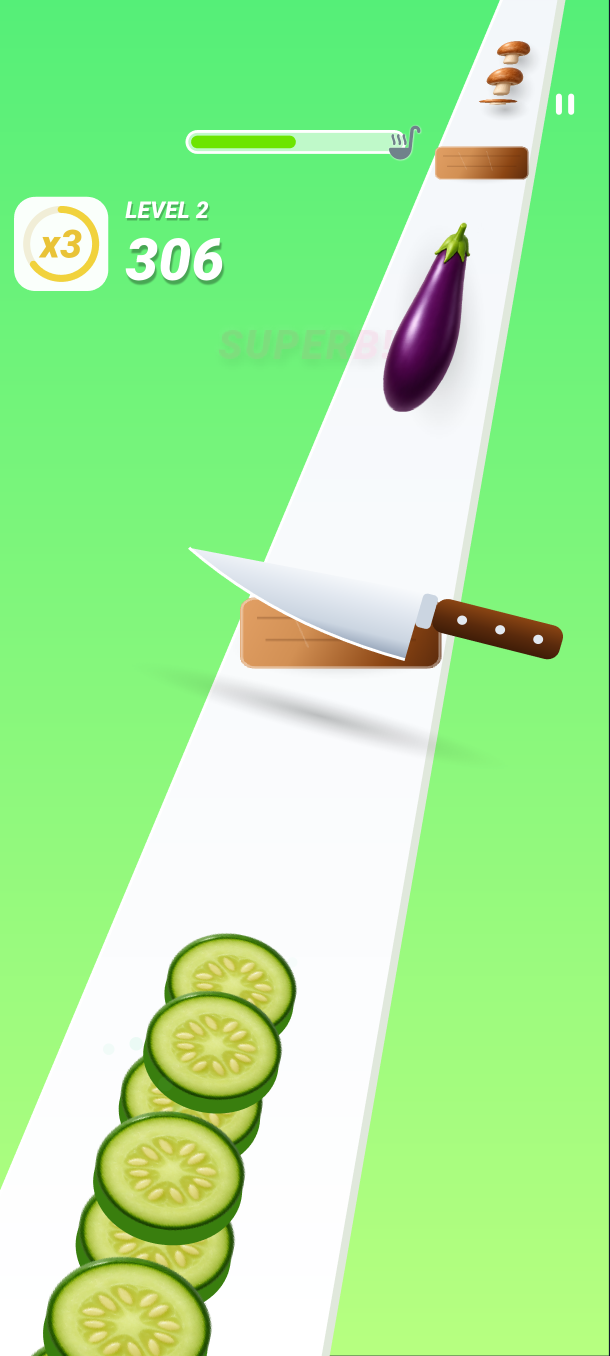
#> input picture game_store_assets/Knife-Hit-Master/raw_captures/raw_03_gold_fever.png, 1220 x 2712 px, given in place of app-icon-512.png, which was not available (shown at 1/2 size)
$ python build_knife_suite.py
#> lines starting #> are read from the running program, lines starting #| are printed output that depends on the picture
# -*- coding: utf-8 -*-
import os
import subprocess
from PIL import Image, ImageDraw, ImageFont, ImageFilter, ImageEnhance

FFMPEG = r"C:\Users\shuvo\AppData\Local\Microsoft\WinGet\Links\ffmpeg.exe"
WORKSPACE = r"D:\souravshuvo.github.io"
REPO_DIR = r"C:\Users\shuvo\.gemini\antigravity\brain\4cb31ef9-08de-4289-b423-520f07e57b82\scratch\project-game"
OUTPUT_DIR = os.path.join(WORKSPACE, "game_store_assets", "Knife-Hit-Master")

dir_icon = os.path.join(OUTPUT_DIR, "icon")
dir_feat = os.path.join(OUTPUT_DIR, "feature_graphic")
dir_ss = os.path.join(OUTPUT_DIR, "screenshots")
dir_raw = os.path.join(OUTPUT_DIR, "raw_captures")
dir_vid = os.path.join(OUTPUT_DIR, "videos")
tmp_frames = os.path.join(dir_vid, "tmp_frames")

for d in [dir_icon, dir_feat, dir_ss, dir_vid, tmp_frames]:
    os.makedirs(d, exist_ok=True)

# 1. ICON (512x512)
src_icon = os.path.join(REPO_DIR, "store-listing", "app-icon-512.png")
with Image.open(src_icon) as im:
#> im is the input picture: PIL image 1220x2712 RGBA; mean R, G, B, A 165.6, 236.6, 154.6, 255
    im.resize((512, 512), Image.Resampling.LANCZOS).save(os.path.join(dir_icon, "icon_512.png"), "PNG", quality=98)
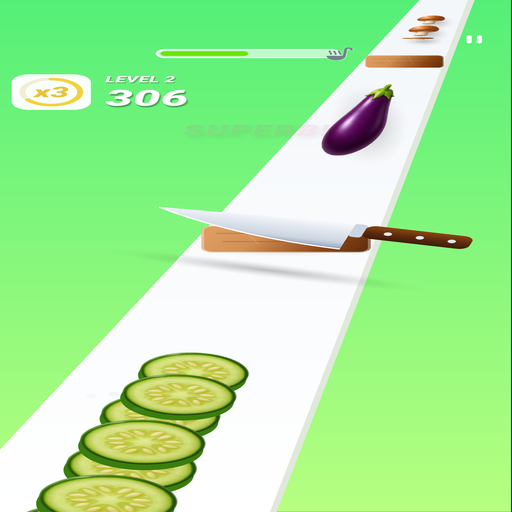
#> saved as icon_512.png: PIL image 512x512 RGBA; mean R, G, B, A 165.6, 236.6, 154.6, 255
print("✓ Saved 512x512 Icon")

# 2. FEATURE GRAPHIC (1024x500)
src_feat = os.path.join(REPO_DIR, "store-listing", "feature-graphic-1024x500.png")
with Image.open(src_feat) as im:
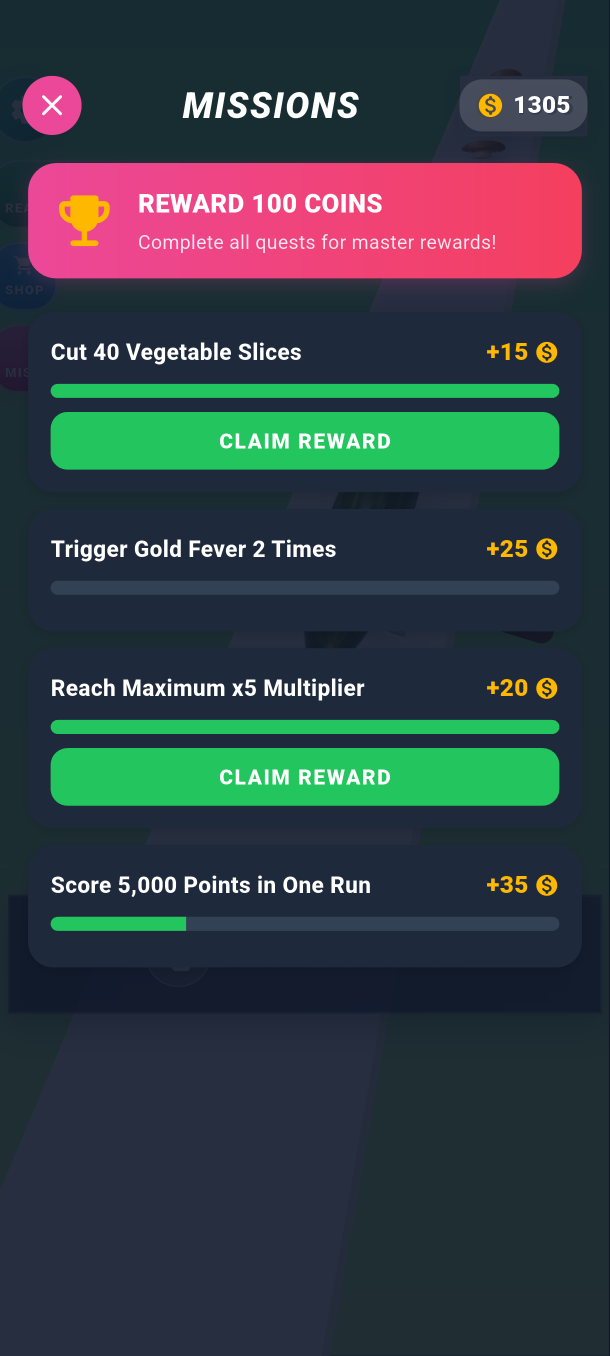
#> input picture game_store_assets/Knife-Hit-Master/raw_captures/raw_07_missions.png, 1220 x 2712 px, given in place of feature-graphic-1024x500.png, which was not available (shown at 1/2 size)
#> im is the input picture: PIL image 1220x2712 RGBA; mean R, G, B, A 52.3, 63.4, 68.5, 255
    im.convert("RGB").resize((1024, 500), Image.Resampling.LANCZOS).save(os.path.join(dir_feat, "feature_graphic_1024x500.png"), "PNG", quality=98)
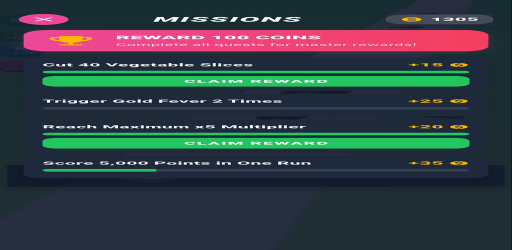
#> saved as feature_graphic_1024x500.png: PIL image 1024x500 RGB (shown at 1/2 size); mean R, G, B 52.2, 63.4, 68.5
print("✓ Saved 1024x500 Feature Graphic")

# 3. 8 HYPERCASUAL ASO SCREENSHOT CARDS (1080x1920)
badges = [
    ("SATISFYING ASMR SLICE!", "Chop Juicy Foods On The 3D Conveyor Belt", (16, 185, 129)),
    ("RAPID CHOPPING ACTION!", "Hold To Slice & Watch Fresh Pieces Fly", (255, 109, 0)),
    ("GOLD FEVER RUSH!", "Slice Golden Fruits With Blazing Speed", (245, 180, 10)),
    ("CHEF MASTERY CLEARED!", "Earn 3 Chef Hats & Fill The Cauldron With Soup", (70, 210, 95)),
    ("15+ CUSTOM BLADES!", "Unlock Cleavers, Santokus, Katanas & Graters", (235, 45, 65)),
    ("WIN PRIZE ROOM!", "Pick Lucky Mystery Keys For Jackpot Coins", (156, 39, 176)),
    ("DAILY CHEF MISSIONS!", "Complete Chopping Quests For Free Boosters", (0, 195, 230)),
    ("DODGE STEEL SPIKES!", "Time Your Chops Past Deadly Iron Obstacles", (240, 50, 40))
]

raw_files = [
    "raw_01_slice_start.png",
    "raw_02_chop_action.png",
    "raw_03_fever_rush.png",
    "raw_04_level_victory.png",
    "raw_05_shop_knives.png",
    "raw_06_win_prize_chests.png",
    "raw_07_daily_missions.png",
    "raw_08_expert_hazard_belt.png"
]

target_w, target_h = 1080, 1920

try:
    font_badge = ImageFont.truetype("arialbd.ttf", 36)
    font_sub = ImageFont.truetype("arialbd.ttf", 26)
    font_end_lg = ImageFont.truetype("arialbd.ttf", 58)
    font_end_cta = ImageFont.truetype("arialbd.ttf", 46)
    font_end_sub = ImageFont.truetype("arial.ttf", 32)
except Exception:
    font_badge = ImageFont.load_default()
    font_sub = ImageFont.load_default()
    font_end_lg = ImageFont.load_default()
    font_end_cta = ImageFont.load_default()
    font_end_sub = ImageFont.load_default()

for i, (rf, (b_title, b_sub, b_col)) in enumerate(zip(raw_files, badges)):
    p_raw = os.path.join(dir_raw, rf)
    with Image.open(p_raw) as raw_im:
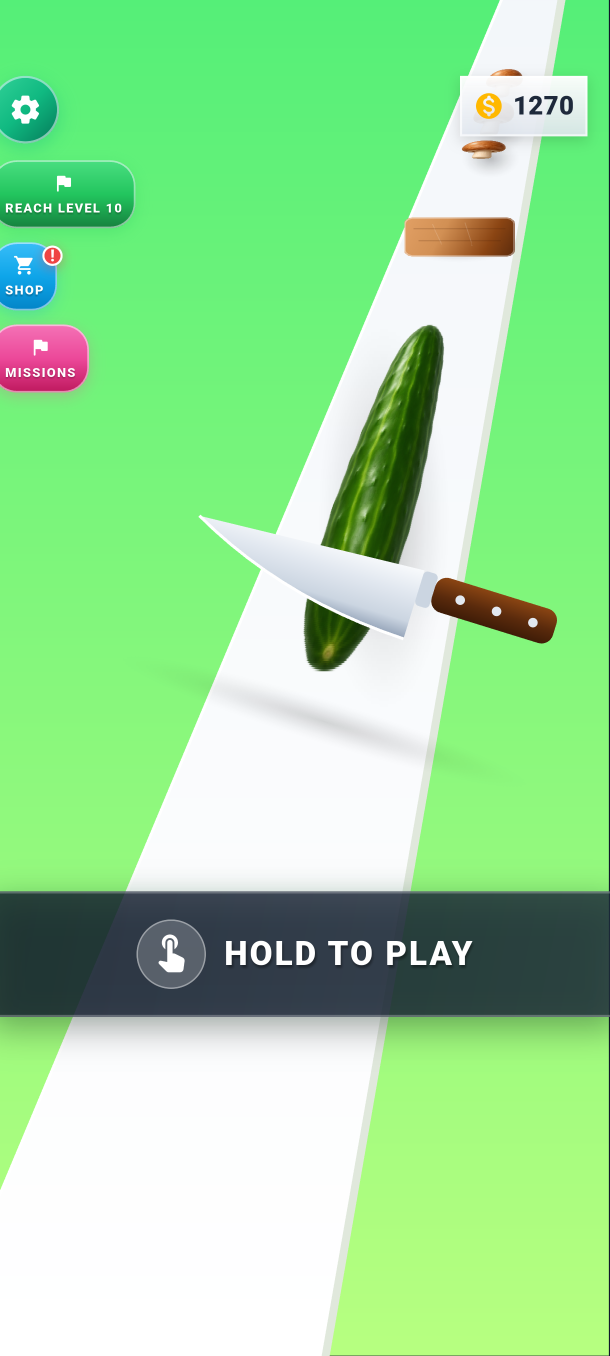
#> input picture game_store_assets/Knife-Hit-Master/raw_captures/raw_01_slice_start.png, 1220 x 2712 px, found by its file name (shown at 1/2 size)
#> raw_im is the input picture: PIL image 1220x2712 RGBA; mean R, G, B, A 153.4, 221.6, 153.8, 255
        im = raw_im.convert("RGBA")

        # Color & Contrast polish
        im = ImageEnhance.Color(im).enhance(1.16)
        im = ImageEnhance.Contrast(im).enhance(1.08)
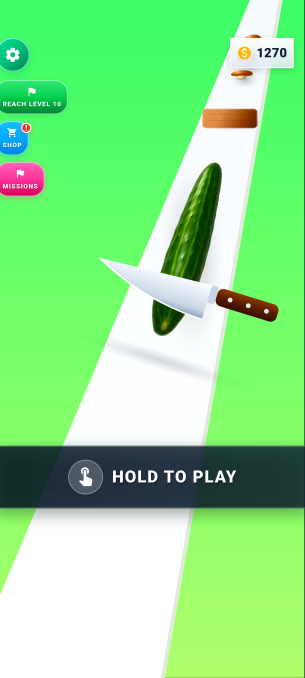
#> im: PIL image 1220x2712 RGBA (shown at 1/4 size); mean R, G, B, A 142.1, 226, 142.6, 255

        draw = ImageDraw.Draw(im)

        # Top Badge Pill
        badge_w, badge_h = 820, 84
        bx = (target_w - badge_w) // 2
        by = 56
        draw.rounded_rectangle([bx + 4, by + 4, bx + badge_w + 4, by + badge_h + 4], radius=24, fill=(0, 0, 0, 150))
        draw.rounded_rectangle([bx, by, bx + badge_w, by + badge_h], radius=24, fill=(*b_col, 245), outline=(255, 255, 255, 235), width=3)
        draw.text((target_w // 2, by + badge_h // 2), b_title, font=font_badge, fill=(255, 255, 255, 255), anchor="mm")

        # Bottom Subtitle Ribbon
        sub_w, sub_h = 760, 56
        sx = (target_w - sub_w) // 2
        sy = target_h - 110
        draw.rounded_rectangle([sx + 3, sy + 3, sx + sub_w + 3, sy + sub_h + 3], radius=18, fill=(0, 0, 0, 140))
        draw.rounded_rectangle([sx, sy, sx + sub_w, sy + sub_h], radius=18, fill=(15, 23, 42, 230), outline=(*b_col, 210), width=2)
        draw.text((target_w // 2, sy + sub_h // 2), b_sub, font=font_sub, fill=(255, 255, 255, 255), anchor="mm")

        out_ss = os.path.join(dir_ss, f"screenshot_{i+1:02d}.png")
        im.convert("RGB").save(out_ss, "PNG", quality=95)
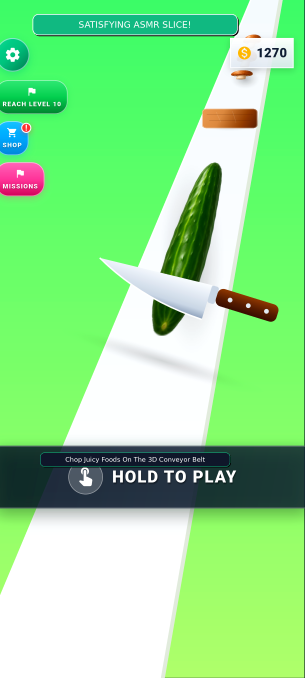
#> saved as screenshot_01.png: PIL image 1220x2712 RGB (shown at 1/4 size); mean R, G, B 141.5, 224.4, 143.3
#> pass 2 of the loop `for i, (rf, (b_title, b_sub, b_col)) in enumerate(zip(raw_files, badge..`:
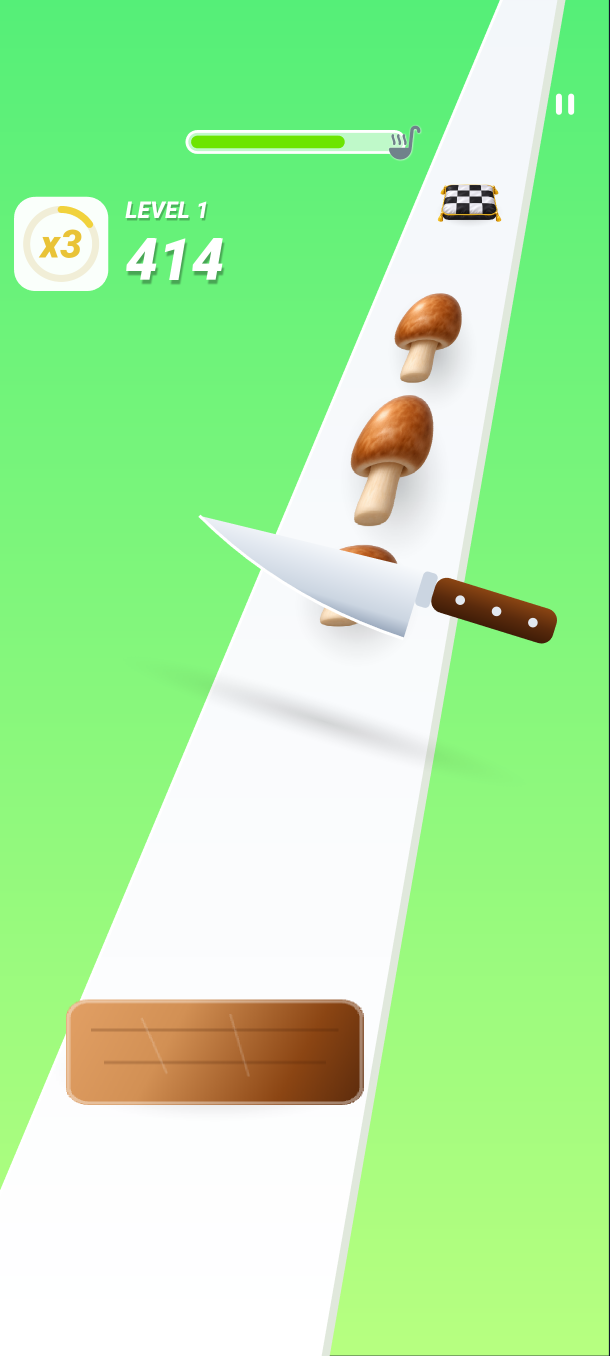
#> input picture game_store_assets/Knife-Hit-Master/raw_captures/raw_02_chop_action.png, 1220 x 2712 px, found by its file name (shown at 1/2 size)
#> raw_im is the input picture: PIL image 1220x2712 RGBA; mean R, G, B, A 170.6, 238.4, 162, 255
#> `im = ImageEnhance.Contrast(im).enhance(1.08)`:
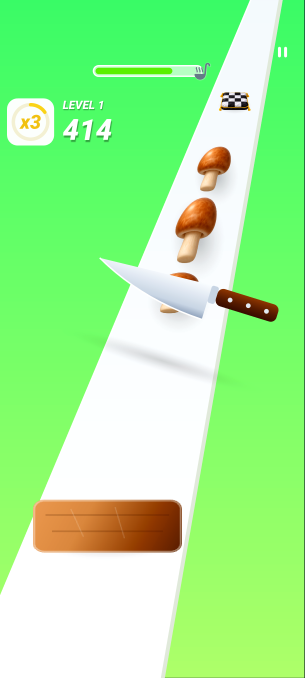
#> im: PIL image 1220x2712 RGBA (shown at 1/4 size); mean R, G, B, A 159.6, 243.3, 149.2, 255
#> `im.convert("RGB").save(out_ss, "PNG", quality=95)`:
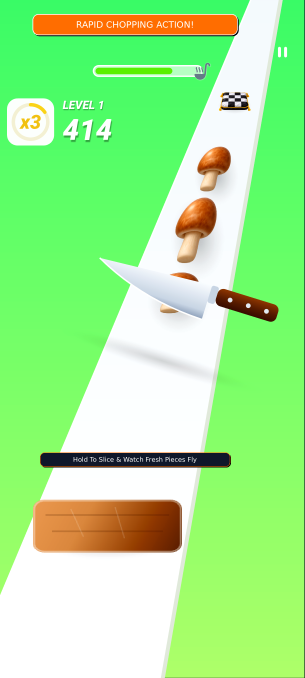
#> saved as screenshot_02.png: PIL image 1220x2712 RGB (shown at 1/4 size); mean R, G, B 161, 237.5, 145.3
#> pass 3 of the loop `for i, (rf, (b_title, b_sub, b_col)) in enumerate(zip(raw_files, badge..`:
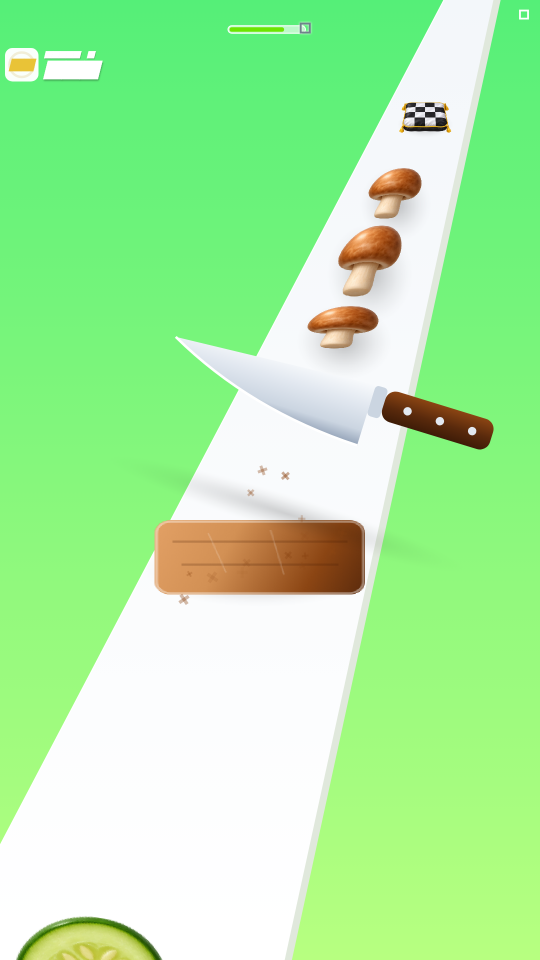
#> input picture game_store_assets/Knife-Hit-Master/raw_captures/raw_03_fever_rush.png, 1080 x 1920 px, found by its file name (shown at 1/2 size)
#> raw_im is the input picture: PIL image 1080x1920 RGBA; mean R, G, B, A 169, 239.2, 161, 255
#> `im.convert("RGB").save(out_ss, "PNG", quality=95)`:
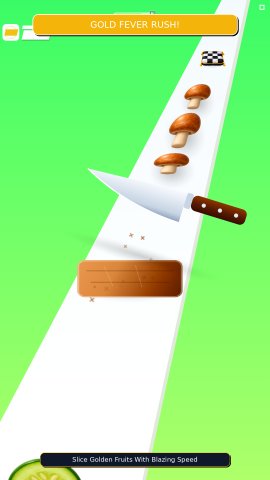
#> saved as screenshot_03.png: PIL image 1080x1920 RGB (shown at 1/4 size); mean R, G, B 158.8, 237.3, 141.9
#> `im.convert("RGB").save(out_ss, "PNG", quality=95)`:
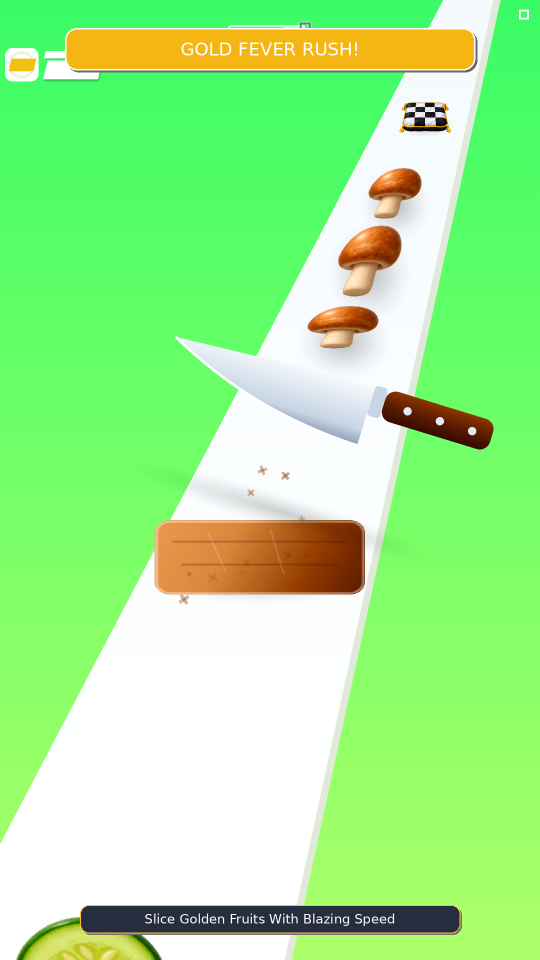
#> im: PIL image 1080x1920 RGBA (shown at 1/2 size); mean R, G, B, A 158.8, 237.3, 141.9, 253.8; transparent parts drawn white
#> (the run stopped early here; a loop or call above may not have finished)
